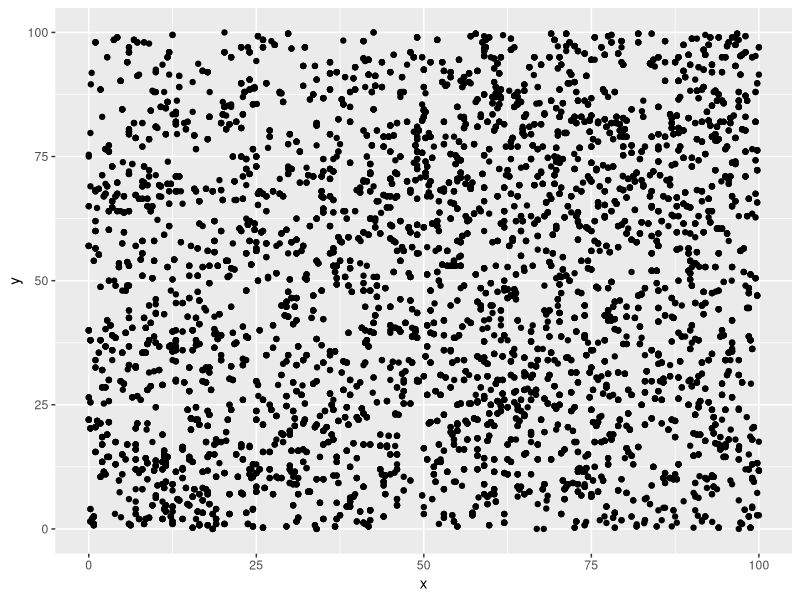
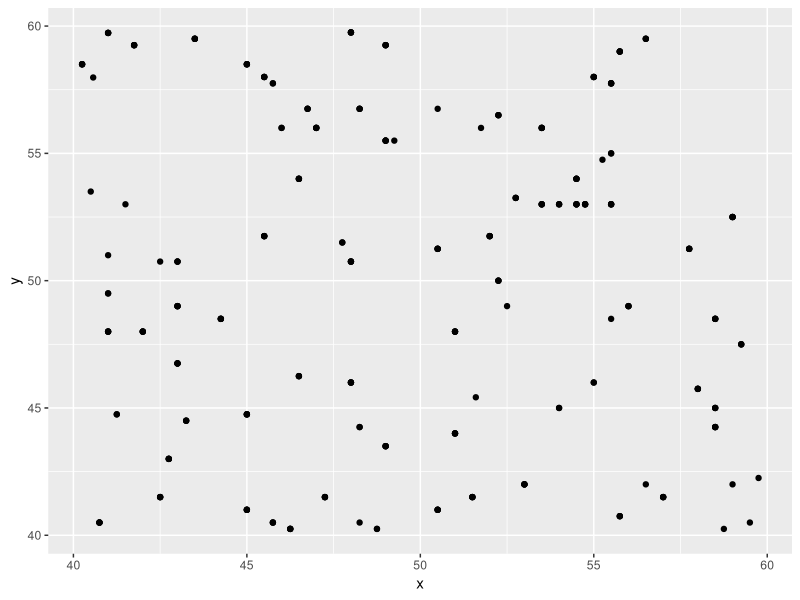
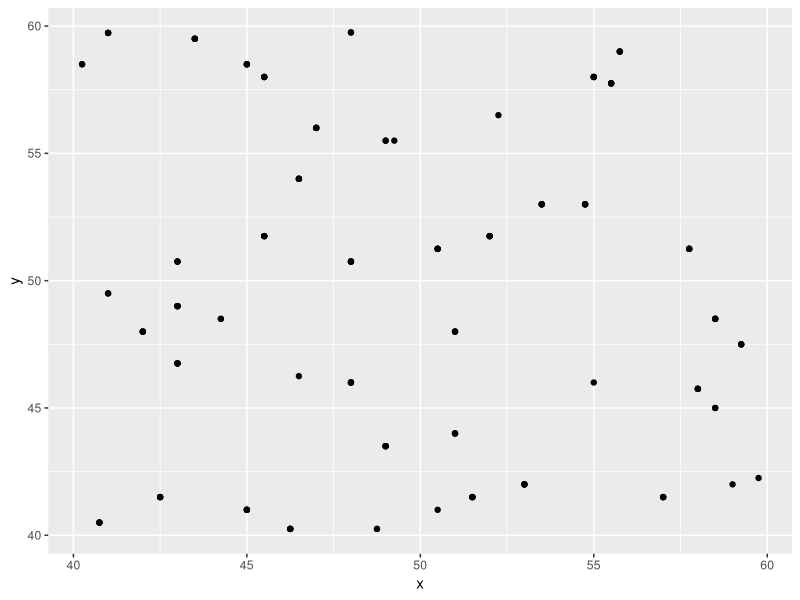

R code for these plots, in order: (Note: this script raises an error after producing the figures.)
library(ggplot2)

meta = read.csv('data/D1823/D1823_meta.csv', stringsAsFactors = FALSE)

rw = read.csv('data/D1823/D1823_rw.csv', stringsAsFactors = FALSE)

meta[which((meta$stem_id == 1109)&(meta$year == 2019)), 'dbh'] = meta[which((meta$stem_id == 1109)&(meta$year == 2019)), 'dbh'] /10

meta = meta[which(meta$status_id %in% c('A', 'AS', 'AL')),]

# subset the data to smaller region
ggplot(data=meta) + 
  geom_point(aes(x=x,y=y)) 

hi = 60
lo = 40
meta_sub = meta[which((meta$x<hi)&(meta$x>lo)&(meta$y<hi)&(meta$y>lo)),]
# subset the data to smaller region
ggplot(data=meta_sub) + 
  geom_point(aes(x=x,y=y)) 

meta_sub = meta_sub[which(meta_sub$dbh>10),]
# subset the data to smaller region
ggplot(data=meta_sub) + 
  geom_point(aes(x=x,y=y)) 

meta_sub = meta_sub[which(!is.na(meta_sub$dbh)),]
meta_sub = meta_sub[which(meta_sub$year %in% c(1994, 2004, 2011, 2019)),]

length(unique(meta_sub$stem_id))

rw_sub = rw[which(rw$stem_id %in% meta_sub$stem_id),]
length(unique(rw_sub$stem_id))

rw_stem_ids = unique(rw_sub$stem_id)

# meta_sub = meta_sub[which(meta_sub$stem_id %in% rw_stem_ids),]

stem_ids = unique(meta_sub$stem_id)
N_trees = length(stem_ids)
species_ids = unique(meta_sub$species_id)

stat_ids = seq(1, N_trees)
meta_sub$stat_id = match(meta_sub$stem_id, stem_ids)
meta_sub$species_code = match(meta_sub$species_id, species_ids)

year_lo = 1950
year_hi = 2019
years = seq(year_lo, year_hi)

N_years = length(years)
years_idx = seq(1, N_years)

N_cores = nrow(rw_sub)

d = meta_sub$dbh
d2tree = stat_ids[match(meta_sub$stem_id, stem_ids)]
d2year = match(meta_sub$year, years)
d2species = meta_sub$species_code
N_dbh = length(d)

rw_stat_id = stat_ids[match(rw_sub$stem_id, stem_ids)]
rw_sub = data.frame(stat_id = rw_stat_id, rw_sub)
rw_sub = rw_sub[order(rw_sub$stat_id),]
y = data.frame(matrix(NA, nrow=N_trees, ncol=ncol(rw_sub)))
y[match(rw_sub$stem_id, stem_ids),] = rw_sub

# meta_sub$species_code[match(rw_sub$stat_id, meta_sub$stat_id)]

# rw_sub = rw_sub[match(rw_sub$stem_id, stem_ids),]
y = y[,which(substr(colnames(rw_sub), 2, 5) %in% years)]
if (year_hi>2013) {
  y = data.frame(y, matrix(-999, nrow=N_trees, ncol=year_hi-2013))
}

logy = log(y)
# idx_order = match(rw_sub$stem_id, stem_ids)
# logy = logy[idx_order,]
# core2tree = stat_ids[match(rw_sub$stem_id, stem_ids)]
core2tree = stat_ids
core2species = meta_sub$species_code[match(core2tree, meta_sub$stat_id)]

logy[is.na(logy)] = -999

rw_year_start = apply(logy, 1, which.min)
rw_year_end   = apply(logy, 1, which.max)

# int<lower=0> N_trees;
# int<lower=0> N_years;
# int<lower=0> N_species;
# int<lower=0> N_cores;
# 
# matrix[N_cores, N_years] y;
# int<lower=0> core2tree[N_cores];
# 
# real d[N_trees];
# int<lower=0> d2tree[N_trees];
# int<lower=0> d2year[N_trees];

N_trees
N_years
N_cores
N_dbh
y
logy
core2tree
core2species
d
d2tree
d2year

saveRDS(list(N_trees = N_trees, 
             N_years = N_years,
             # N_species
             N_cores = N_cores,
             N_dbh = N_dbh,
             y = y,
             logy = logy,
             rw_year_start = rw_year_start,
             rw_year_end = rw_year_end,
             core2tree = core2tree,
             core2species = core2species,
             d = d,
             d2tree = d2tree,
             d2year = d2year,
             d2species = d2species,
             sig_d_obs = 0.02,
             species_ids = species_ids,
             years = years
             ),
        file='data/D1823/D1823_input.RDS')

###############################################################################################################################

incr = rw_sub[,which(substr(colnames(rw_sub), 2, 5) %in% years)]
incr = data.frame(stem_id=rw_sub$stem_id, incr)

incr_data = melt(incr, id.vars=c('stem_id'))
colnames(incr_data) = c('stem_id', 'year', 'incr')
incr_data$plot   = 1#as.numeric(substr(incr_data$id, 3, 3))
# incr_data$stem_id = incr_data$stem_id 
# incr_data$stem_id     = as.numeric(substr(incr_data$stem_id, 2, 5))
incr_data$year = substr(incr_data$year, 2, 5)

tree_ids = as.numeric(unique(incr_data$stem_id))
N_trees = length(tree_ids)
stat_ids = seq(1, N_trees)

year_lo = 1950
year_hi = 2013
years = seq(year_lo, year_hi)
N_years = year_hi - year_lo + 1

incr_data$stat_id = stat_ids[match(incr_data$stem_id, tree_ids)]
# for (n in 1:nrow(incr_data)){
#   print(n)
#   incr_data$taxon[n] = as.vector(treeMeta$Species[which((as.numeric(substr(treeMeta$Site, 3, 3))==incr_data$plot[n])&
#                                                           (treeMeta$Tree.Number == incr_data$id[n]))])
# }

incr_data = incr_data[which(incr_data$year %in% years),]

# order by tree and year
incr_data = incr_data[order(incr_data$stat_id, incr_data$year),]
# incr_data = incr_data[which(!is.na(incr_data$incr)),]
incr_data$year = match(incr_data$year, years) #as.numeric(incr_data$year) - year_start + 1
N_inc   = nrow(incr_data) # number of measurements
m2t     = incr_data$year
m2tree  = incr_data$stat_id
m2plot  = incr_data$plot
# m2taxon = taxaMatch$number[match(incr_data$taxon, taxaMatch$species)]
Xobs    = incr_data$incr
Xobs[Xobs==0] = 0.0001
logXobs = log(Xobs)

year_idx = data.frame(year_start=as.numeric(aggregate(year~stat_id, data=incr_data, FUN=min, na.rm=TRUE)[,2]), year_end=as.numeric(aggregate(year~stat_id, incr_data, max)[,2]))
# year_idx[,2] = rep(N_years, nrow(year_idx))
# year_idx = year_idx - year_start + 1


# # make pdbh
# pdbh = aggregate(year~stat_id+plot+stem_id, incr_data, na.rm=TRUE)
# # pdbh = pdbh[which(pdbh$year %in% c(1994, 2004, 2011, 2019)),]
# pdbh = pdbh[order(pdbh$stat_id),]
# 
# for (n in 1:nrow(pdbh)){
#   pdbh$dbh[n] = treeMeta$dbh[which((as.numeric(substr(treeMeta$Site, 3, 3))==pdbh$plot[n])&
#                                      (treeMeta$Tree.Number == pdbh$id[n]))]
#   pdbh$distance[n] = treeMeta$Distance[which((as.numeric(substr(treeMeta$Site, 3, 3))==pdbh$plot[n])&
#                                                (treeMeta$Tree.Number == pdbh$id[n]))]
# }

pdbh = meta_sub[, c('stem_id', 'year', 'dbh')]
pdbh$stat_id = stat_ids[match(pdbh$stem_id, tree_ids)]

N_pdbh = nrow(pdbh)
logPDobs = log(pdbh$dbh)
pdbh_tree_id = pdbh$stat_id
# logPDobs[is.na(logPDobs)] = -999
pdbh$year = match(pdbh$year, years)
pdbh_year_id = pdbh$year
# distance = pdbh$distance

idx_stack = data.frame(meas=numeric(0), tree_id=numeric(0), year=numeric(0))
n = 1
for (tree in 1:N_trees){
  year = seq(year_idx[tree,1], year_idx[tree,2])
  meas = seq(n, n+length(year)-1)
  n = n + length(year)
  idx_stack = rbind(idx_stack, data.frame(meas=meas, tree_id=rep(tree, length(year)), year=year))
}

idx_tree = which(!duplicated(idx_stack$tree_id))
idx_tree = data.frame(idx_tree, c(idx_tree[-1]-1, nrow(idx_stack)))

x2tree  = idx_stack$tree_id
x2year  = idx_stack$year 

N_vals   = nrow(idx_stack)

meas2x = vector(length=N_inc)
for (i in 1:N_inc) {
  print(i)
  id = incr_data$stat_id[i]
  year = incr_data$year[i]
  
  meas2x[i] = which((idx_stack$tree_id == id) & (idx_stack$year == year))
}

# pdbh$year = rep(N_years, nrow(pdbh))

pdbh2val = vector(length=N_pdbh)
for (i in 1:N_pdbh){
  id = pdbh$stat_id[i]
  year = pdbh$year[i]
  
  print(i)
  which((idx_stack$tree_id == id) & (idx_stack$year == year))
  
  pdbh2val[i] = which((idx_stack$tree_id == id) & (idx_stack$year == year))
}

N_pdbh = nrow(pdbh)

site_dir <- file.path('sites',site)
if (!file.exists(site_dir)){
  dir.create(site_dir)
}
dir.create(file.path(site_dir,'data'))
dir.create(file.path(site_dir,'output'))
dir.create(file.path(site_dir, 'figures'))

saveRDS(list(N_trees=N_trees, 
             N_years=N_years,
             N_vals=N_vals,
             N_inc = N_inc,
             N_pdbh = N_pdbh,
             logXobs=logXobs, 
             logPDobs=logPDobs,
             year_idx=year_idx, 
             # N_taxa=N_taxa,
             pdbh_year=pdbh_year_id,
             idx_tree =idx_tree, 
             pdbh2val=pdbh2val,
             x2tree=x2tree,
             x2year=x2year,
             meas2x = meas2x, 
             # m2taxon = m2taxon,
             # taxon = taxon,
             # taxaMatch=taxaMatch,
             # plot_id = plot_id,
             years = years,
             m2tree = m2tree,
             m2t = m2t,
             sig_d_obs = 0.02),
        file='data/D1823/D1823_stacked_input.RDS')


# saveRDS(list(N_trees = N_trees, 
#              N_years = N_years,
#              # N_species
#              N_cores = N_cores,
#              N_dbh = N_dbh,
#              y = y,
#              logy = logy,
#              rw_year_start = rw_year_start,
#              rw_year_end = rw_year_end,
#              core2tree = core2tree,
#              d = d,
#              d2tree = d2tree,
#              d2year = d2year,
#              sig_d_obs = 0.02
# ),
# file='data/D1823/D1823_input.RDS')
